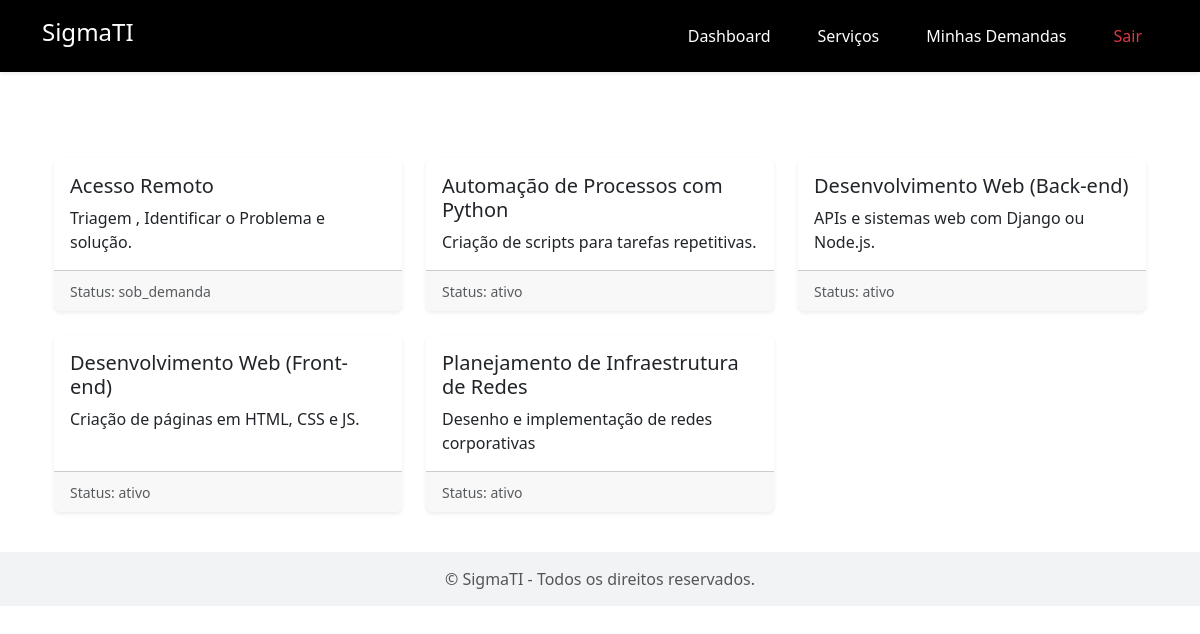
/listar_servicos/ (signed in), run on an earlier commit of the app's database.
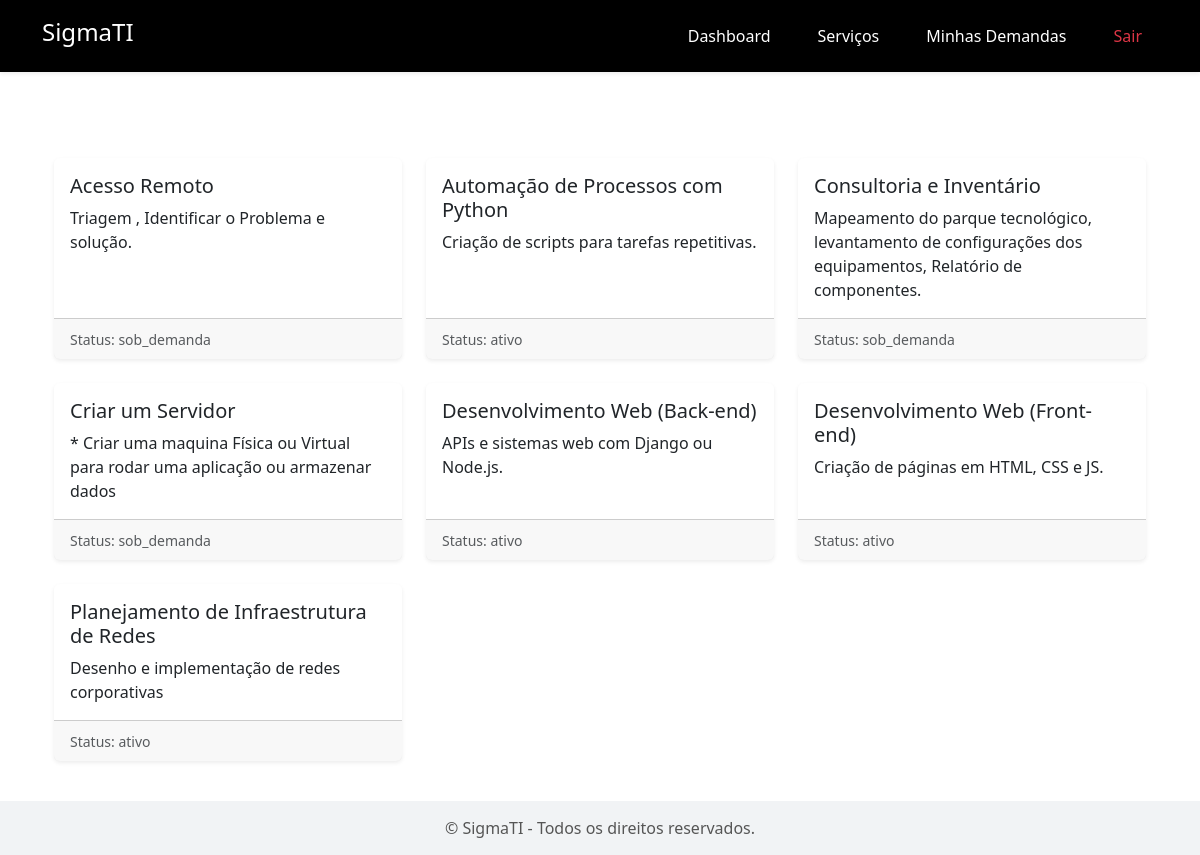
And on a later commit of the database.
### AppHome/models.py (models this page shows, shortened)
class Servico(models.Model):
    CATEGORIAS = [
        ('infraestrutura', 'Infraestrutura'),
        ('desenvolvimento', 'Desenvolvimento'),
        ('automacao', 'Automação'),
        ('suporte', 'Suporte'),
        ('consultoria', 'Consultoria'),
    ]
    MODELOS_COBRANCA = [
        ('hora', 'Hora'),
        ('projeto_fechado', 'Projeto Fechado'),
        ('mensalidade', 'Mensalidade'),
        ('retainer', 'Retainer'),
    ]
    REQUISITOS = [
        ('acesso_a_conta', 'Acesso a Conta'),
        ('acesso_remoto', 'Acesso Remoto'),
        ('documentacao_rede', 'Documentação da Rede'),
        ('acesso_servidor', 'Acesso ao Servidor'),
        ('infraestrutura_basica', 'Infraestrutura Básica'),
        ('equipamento_rede', 'Equipamento de Rede'),
    ]
    FERRAMENTAS = [
        ('AnyDesk', 'AnyDesk'),
        ('pendrive', 'PenDrive'),
        ('powerapps', 'PowerApps'),
        ('python', 'Python'),
        ('django', 'Django'),
        ('react', 'React'),
        ('pfsense', 'Pfsense'),
        ('mikrotik', 'Mikrotik'),
        ('power_apps', 'Power Apps'),
        ('github', 'GitHub'),
        ('azure', 'Azure'),
        ('aws', 'AWS'),
        ('docker', 'Docker'),
        ('sql_server', 'SQL Server'),
    ]
    TEMPO_MEDIO = [
        ('30_minutos','30 minutos'),
        ('1_hora','1 hora'),
        ('3_horas','3 horas'),
        ('6_horas','6 horas'),
        ('12_horas','12 horas'),
        ('1_dia_util', '1 dia útil'),
        ('3_dias_uteis', '3 dias úteis'),
        ('5_dias_uteis', '5 dias úteis'),
        ('1_semana', '1 semana'),
        ('2_semanas', '2 semanas'),
        ('1_mes', '1 mês'),
    ]
    COMPLEXIDADE = [
        ('baixa', 'Baixa'),
        ('media', 'Média'),
        ('alta', 'Alta'),
    ]
    STATUS = [
        ('ativo', 'Ativo'),
        ('em_desenvolvimento', 'Em Desenvolvimento'),
        ('sob_demanda', 'Sob Demanda'),
        ('em_manutencao', 'Em Manutenção'),
    ]
    nome = models.CharField(max_length=100)
    descricao = models.TextField()
    valor = models.DecimalField(max_digits=10, decimal_places=2)
    categoria = models.CharField(max_length=50, choices=CATEGORIAS, default='hora')
    modelo_cobranca = models.CharField(max_length=50, choices=MODELOS_COBRANCA)
    requisitos = models.CharField(max_length=100, choices=REQUISITOS, blank=True, null=True)
    ferramentas = models.CharField(max_length=100, choices=FERRAMENTAS, blank=True, null=True)
    tempo_medio_execucao = models.CharField(max_length=50, choices=TEMPO_MEDIO)
    nivel_complexidade = models.CharField(max_length=50, choices=COMPLEXIDADE)
    status = models.CharField(max_length=50, choices=STATUS)
    documentacao = models.FileField(upload_to='documentos/', blank=True, null=True)

### AppHome/views.py (the view)
# urls.py: path('listar_servicos/', views.listar_servicos, name='listar_servicos'),
@login_required
def listar_servicos(request):
    servicos = Servico.objects.all().order_by("nome")
    return render(request, "AppHome/listar_servicos.html", {"servicos": servicos})

### AppHome/context_processors.py (called while the page is built)
def permissoes_usuario(request):
    if not request.user.is_authenticated:
        return {}
    usuario_pode_alterar = request.user.is_superuser or request.user.groups.filter(name="Técnicos").exists()
    return {
        'usuario_pode_alterar': usuario_pode_alterar
    }

### AppHome/templates/AppHome/listar_servicos.html (shortened to what this page needs)
{% extends "AppHome/base.html" %}
{% block content %}
<div class="container my-4 text-white">
    <h2 class="mb-4">Serviços Disponíveis</h2>
    {% if servicos %}
        <div class="row row-cols-1 row-cols-md-2 row-cols-lg-3 g-4">
            {% for servico in servicos %}
            <div class="col">
                <div class="card h-100 shadow-sm border-0">
                    <div class="card-body">
                        <h5 class="card-title">{{ servico.nome }}</h5>
                        <p class="card-text">{{ servico.descricao }}</p>
                    </div>
                    {% if servico.status %}
                    <div class="card-footer">
                        <small class="text-muted">Status: {{ servico.status }}</small>
                    </div>
                    {% endif %}
                </div>
            </div>
            {% endfor %}
        </div>
    {% else %}
        <p class="text-muted">Nenhum serviço cadastrado no momento.</p>
    {% endif %}
</div>
{% endblock %}

What changed in the data, as far as the page shows it:
added Servico: nome "Consultoria e Inventário", descricao "Mapeamento do parque tecnológico, levantamento de configurações dos equipamentos, Relatório de componentes.", status "sob_demanda"
added Servico: nome "Criar um Servidor", descricao "* Criar uma maquina Física ou Virtual para rodar uma aplicação ou armazenar dados", status "sob_demanda"
